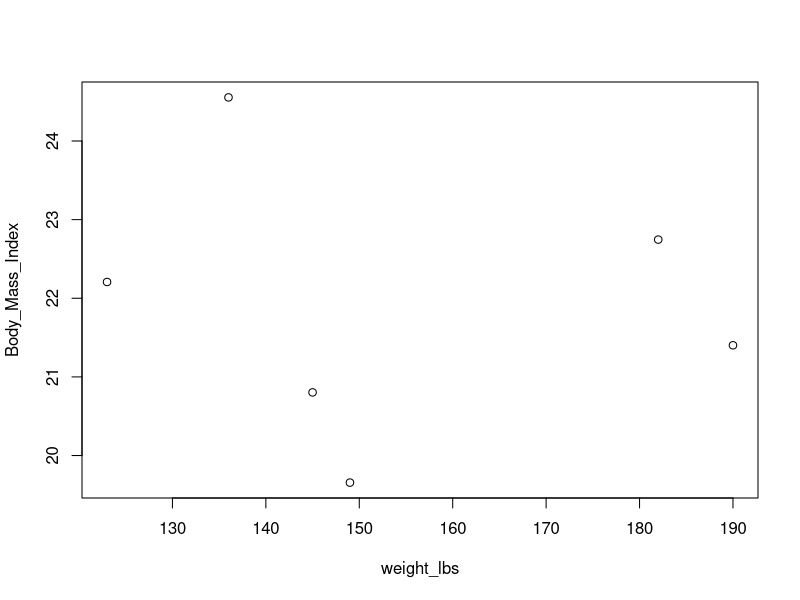

Source code (R):
## ---- chunk 1
print_as_latex <- function(r_equation){
    r_equation <- gsub("\\*", "", r_equation)
    cat(paste("$$",r_equation,"$$"))
}
## ---- chunk 2
weight_lbs<-c(123,136,145,149,190,182)
height_inches<-c(62.4,62.4,70,73,79,75)
Body_Mass_Index<-(weight_lbs/(height_inches^2) )* 703
BMI_frame<-data.frame(weight_lbs,height_inches,Body_Mass_Index)
BMI_frame
## ---- chunk 3
plot(weight_lbs,Body_Mass_Index)
